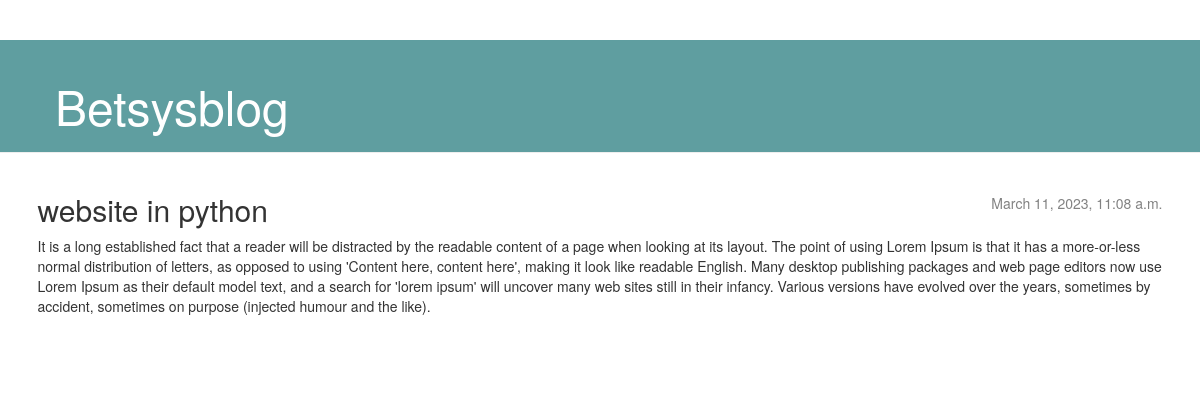
Before: /post/1/ with the older database file.
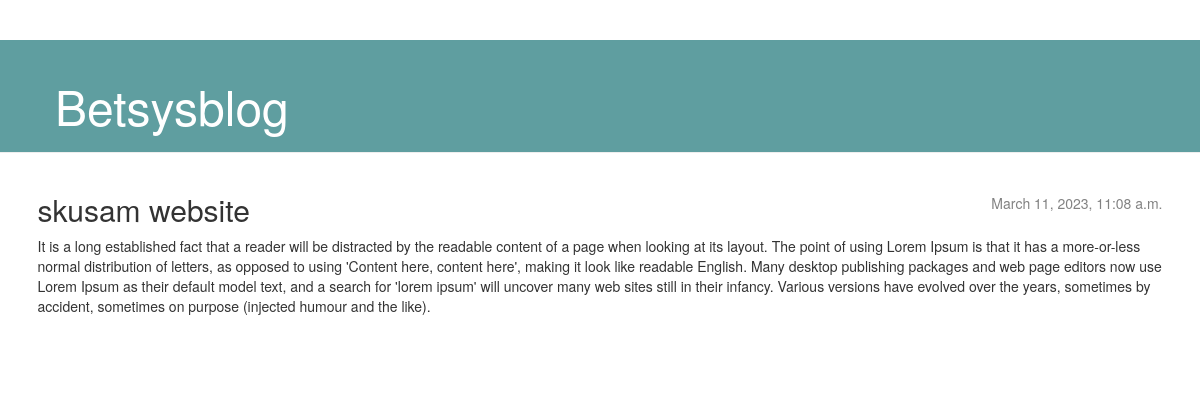
After: the same page with the newer database file.
### blog/models.py (models this page shows, shortened)
class Post(models.Model):
    author = models.ForeignKey(settings.AUTH_USER_MODEL, on_delete=models.CASCADE)
    title = models.CharField(max_length=200)
    text = models.TextField()
    created_date = models.DateTimeField(default=timezone.now)
    published_date = models.DateTimeField(blank=True, null=True)

### blog/views.py (the view)
# urls.py: path('post/<int:pk>/', views.post_detail, name='post_detail'),
def post_detail(request, pk):
    post = get_object_or_404(Post, pk=pk)
    return render(request, 'blog/post_detail.html', {'post': post})

### blog/templates/blog/post_detail.html (shortened to what this page needs)
{% extends 'blog/base.html' %}
{% block content %}
    <article class="post">
        {% if post.published_date %}
            <time class="date">
                {{ post.published_date }}
            </time>
        {% endif %}
        <h2>{{ post.title }}</h2>
        <p>{{ post.text|linebreaksbr }}</p>
    </article>
{% endblock %}

Changed rows visible on the page:
changed Post: title "website in python" → "skusam website"
